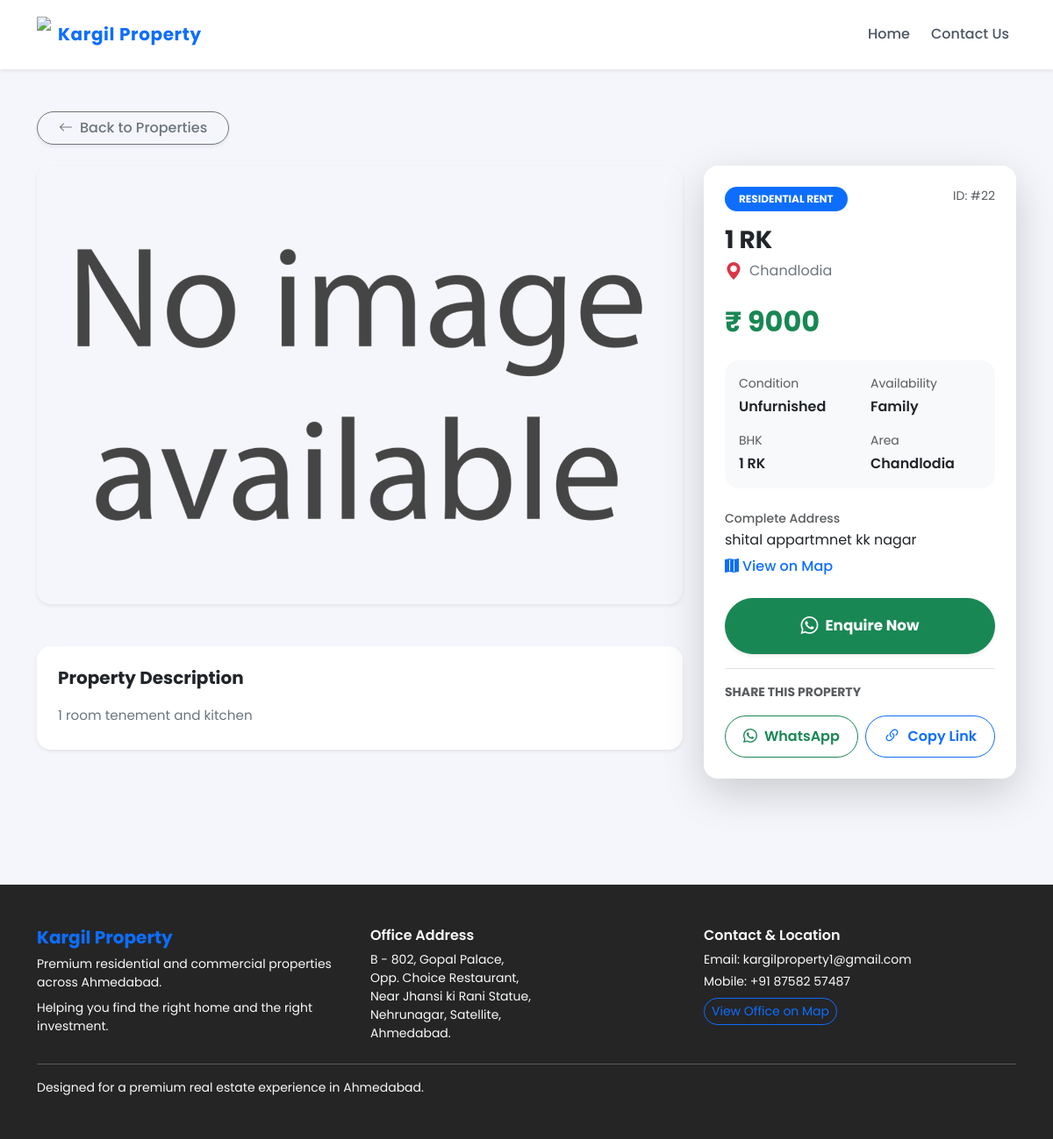
Screenshot of /property-details.php?id=22&return=/ with the database file from the repository.
### tables this page shows
CREATE TABLE IF NOT EXISTS `tbl_property` (
  `id` int NOT NULL AUTO_INCREMENT,
  `owner_name` varchar(100) DEFAULT NULL,
  `owner_mobile` varchar(10) DEFAULT NULL,
  `price` varchar(20) DEFAULT NULL,
  `type` varchar(50) DEFAULT NULL,
  `area` varchar(50) DEFAULT NULL,
  `address` varchar(255) DEFAULT NULL,
  `bhk` varchar(20) DEFAULT NULL,
  `property_condition` varchar(50) DEFAULT NULL,
  `availability` varchar(50) DEFAULT NULL,
  `created_by` varchar(100) DEFAULT NULL,
  `address_link` text,
  `description` text,
  `note` text,
  `call_status` enum('DNP','callback','Available') DEFAULT NULL,
  `call_status_date` date DEFAULT NULL,
  `status` enum('pending','approved') DEFAULT 'pending',
  `created_at` timestamp NULL DEFAULT CURRENT_TIMESTAMP,
  PRIMARY KEY (`id`),
  UNIQUE KEY `owner_mobile` (`owner_mobile`)
);

### property-details.php (the view, shortened to what this page needs)
<?php
include "includes/config.php";
$id = (int)($_GET['id'] ?? 0);
$p = null;
if ($id > 0) {
    $stmt = mysqli_prepare(
        $con,
        "SELECT * FROM tbl_property WHERE id = ? AND status='approved' LIMIT 1"
    );
    mysqli_stmt_bind_param($stmt, "i", $id);
    mysqli_stmt_execute($stmt);
    $res = mysqli_stmt_get_result($stmt);
    $p = mysqli_fetch_assoc($res);
}
include "includes/header.php";
$images = [];
$whatsapp_number = "918758257487";
$message = rawurlencode(
    "Hi, I am interested in Property ID #".$p['id'].
    "\nType: ".$p['type'].
    "\nBHK: ".$p['bhk'].
    "\nArea: ".$p['area'].
    "\nPrice: ₹ ".$p['price']
);
?>
<div class="container container-fluid py-5">
  <div class="mb-4">
    <button id="backBtn" class="btn btn-outline-secondary rounded-pill px-4 shadow-sm fw-medium">
      <i class="bi bi-arrow-left me-2"></i>Back to Properties
    </button>
  </div>
  <div class="row g-4">
    <div class="col-lg-8">
      <div id="carousel" class="carousel slide mb-5 shadow-sm rounded-4 overflow-hidden" data-bs-ride="carousel">
        <div class="carousel-inner">
          <?php if ($images) {
            foreach ($images as $k => $img) { ?>
              <div class="carousel-item <?= $k === 0 ? 'active' : '' ?>">
                <img src="uploads/<?= htmlspecialchars($img) ?>"
                     class="d-block w-100"
                     style="height:500px;object-fit:cover"
                     loading="lazy">
              </div>
          <?php }} else { ?>
            <div class="carousel-item active">
              <img src="assets/images/no_image2.png"
                   class="d-block w-100"
                   style="height:500px;object-fit:cover"
                   loading="lazy">
            </div>
          <?php } ?>
        </div>
      </div>
      <?php if (!empty($p['description'])) { ?>
        <div class="card shadow-sm border-0 rounded-4 mb-4">
          <div class="card-body p-4">
            <h5 class="fw-bold mb-3 text-dark">Property Description</h5>
            <p class="text-secondary lh-lg mb-0" style="font-size:0.95rem;">
              <?= nl2br(htmlspecialchars($p['description'])) ?>
            </p>
          </div>
        </div>
      <?php } ?>
    </div>
    <div class="col-lg-4">
      <div class="sticky-top" style="top: 100px; z-index: 1000;">
        <div class="card shadow-lg border-0 rounded-4 mb-4">
          <div class="card-body p-4">
            <div class="d-flex justify-content-between align-items-start mb-2">
              <span class="badge bg-primary text-uppercase px-3 py-2 rounded-pill fs-7">
                <?= htmlspecialchars($p['type']) ?>
              </span>
              <span class="text-muted small">ID: #<?= $p['id'] ?></span>
            </div>
            <h3 class="fw-bold text-dark mt-3 mb-1">
              <?= htmlspecialchars($p['bhk']) ?>
            </h3>
            <p class="text-secondary mb-4 align-items-center d-flex">
              <i class="bi bi-geo-alt-fill text-danger fs-5 me-2"></i>
              <?= htmlspecialchars($p['area']) ?>
            </p>
            <h2 class="text-success fw-bolder mb-4">
              ₹ <?= htmlspecialchars($p['price']) ?>
            </h2>
            <div class="bg-light rounded-4 p-3 mb-4">
              <div class="row gy-3">
                <div class="col-6">
                  <div class="text-muted small mb-1">Condition</div>
                  <div class="fw-semibold text-dark text-capitalize"><?= htmlspecialchars($p['property_condition']) ?></div>
                </div>
                <div class="col-6">
                  <div class="text-muted small mb-1">Availability</div>
                  <div class="fw-semibold text-dark text-capitalize"><?= htmlspecialchars($p['availability']) ?></div>
                </div>
                <div class="col-6">
                  <div class="text-muted small mb-1">BHK</div>
                  <div class="fw-semibold text-dark"><?= htmlspecialchars($p['bhk']) ?></div>
                </div>
                <div class="col-6">
                  <div class="text-muted small mb-1">Area</div>
                  <div class="fw-semibold text-dark"><?= htmlspecialchars($p['area']) ?></div>
                </div>
              </div>
            </div>
            <?php if (!empty($p['address'])) { ?>
              <div class="mb-4">
                <div class="text-muted small mb-1 fw-medium">Complete Address</div>
                <p class="mb-2 text-dark fs-6 lh-sm">
                  <?= nl2br(htmlspecialchars($p['address'])) ?>
                </p>
                <?php if (!empty($p['address_link'])) { ?>
                  <a href="<?= htmlspecialchars($p['address_link']) ?>"
                     target="_blank"
                     class="text-decoration-none text-primary fs-7 fw-medium d-inline-flex align-items-center">
                    <i class="bi bi-map-fill me-1"></i> View on Map
                  </a>
                <?php } ?>
              </div>
            <?php } ?>
            <a href="https://api.whatsapp.com/send?phone=<?= $whatsapp_number ?>&text=<?= $message ?>"
               target="_blank"
               class="btn btn-success fw-bold w-100 py-3 rounded-pill shadow-sm d-flex justify-content-center align-items-center gap-2 mb-3"
               style="font-size: 1.05rem;">
              <i class="bi bi-whatsapp fs-5"></i> Enquire Now
            </a>
            <div class="pt-3 border-top">
              <p class="text-muted small fw-bold text-uppercase mb-3">Share this Property</p>
              <div class="d-flex gap-2">
                <a href="https://api.whatsapp.com/send?text=Check out this property on Kargil Property: <?= rawurlencode('http://' . $_SERVER['HTTP_HOST'] . $_SERVER['REQUEST_URI']) ?>"
                   target="_blank"
                   class="btn btn-outline-success flex-grow-1 rounded-pill d-flex align-items-center justify-content-center gap-2 py-2 small fw-semibold">
                  <i class="bi bi-whatsapp"></i> WhatsApp
                </a>
                <button id="copyShareLink"
                        class="btn btn-outline-primary flex-grow-1 rounded-pill d-flex align-items-center justify-content-center gap-2 py-2 small fw-semibold"
                        data-url="<?= 'http://' . $_SERVER['HTTP_HOST'] . $_SERVER['REQUEST_URI'] ?>">
                  <i class="bi bi-link-45deg fs-5"></i> Copy Link
                </button>
              </div>
            </div>
          </div>
        </div>
      </div>
    </div>
  </div>
</div>
<?php include "includes/footer.php"; ?>

### assets/css/index.css (style rules this page uses)
body { font-family: 'Poppins', -apple-system, BlinkMacSystemFont, 'Segoe UI', sans-serif; background-color: #f5f6fb; color: #111827; overflow-x: hidden; }

### rows the page displays
tbl_property: description "1 room tenement and kitchen", type "RESIDENTIAL RENT", id "22", bhk "1 RK", area "Chandlodia", price "9000", property_condition "Unfurnished", availability "Family", address "shital appartmnet kk nagar"
